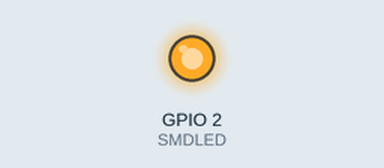
Recording of a sketch running on a simulated ESP32. Shown: output pins drawn as LEDs (lit = HIGH). WiFi joins after 1.5 s; servers stay silent unless stated; what the sketch prints to the serial monitor is not drawn.

Above: at 0.1 s.
At 1.3 s:
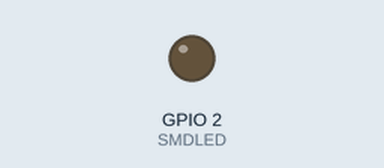
Timing chart, 0 to 2.8 s (numbered marks = the images above):
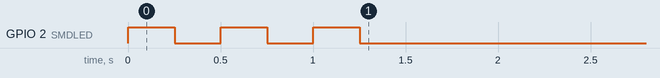

The sketch:

Methodhttp.ino
```cpp
#include <WiFi.h>
#include <HTTPClient.h>

#define SMDLED 2

const char* ssid     = "UNISANGIL YOPAL";
const char* password = "";

#define GITHUB_RAWURL "https://raw.githubusercontent.com/ElectronicaYopal/Servicios/master/tunneling.md"
String serverip = "";

int i = 0;

void setup() {
  pinMode(SMDLED, OUTPUT);
  digitalWrite(SMDLED, LOW);

  Serial.begin(115200);

  WiFi.begin(ssid, password);

  while (WiFi.status() != WL_CONNECTED) {
    digitalWrite(SMDLED, HIGH);
    delay(250);
    digitalWrite(SMDLED, LOW);
    delay(250);
  }
  serverip = findNgrokIp_inGitHub(GITHUB_RAWURL);
}

void loop() {
  if (WiFi.status() != WL_CONNECTED) {
    WiFi.begin(ssid, password);
    while (WiFi.status() != WL_CONNECTED) {
      digitalWrite(SMDLED, HIGH);
      delay(250);
      digitalWrite(SMDLED, LOW);
      delay(250);
    }
    serverip = findNgrokIp_inGitHub(GITHUB_RAWURL);
  }
  else {
    Serial.println(getRequest(serverip+"/v1/DataIn/"+String(i)));
    i++;
  }
  delay(5000);
}

String findNgrokIp_inGitHub(String urlraw) {
  HTTPClient http;

  http.begin(urlraw);

  int httpCode = http.GET();

  String urlis = "";

  if (httpCode > 0) {
    digitalWrite(SMDLED, HIGH);
    if (httpCode == HTTP_CODE_OK) {
      String payload = http.getString();
      byte inx = payload.indexOf("http8080");
      urlis = payload.substring(inx + 10, inx + 38);
    }
  }

  http.end();
  digitalWrite(SMDLED, LOW);
  return urlis;
}

String getRequest(String uri) {
  HTTPClient http;

  http.begin(uri);

  int httpCode = http.GET();

  String payload = "";

  if (httpCode > 0) {
    digitalWrite(SMDLED, HIGH);
    if (httpCode == HTTP_CODE_OK) {
      payload = http.getString();
    }
  }

  http.end();
  digitalWrite(SMDLED, LOW);
  return String(httpCode)+":\n"+payload;
}
```
